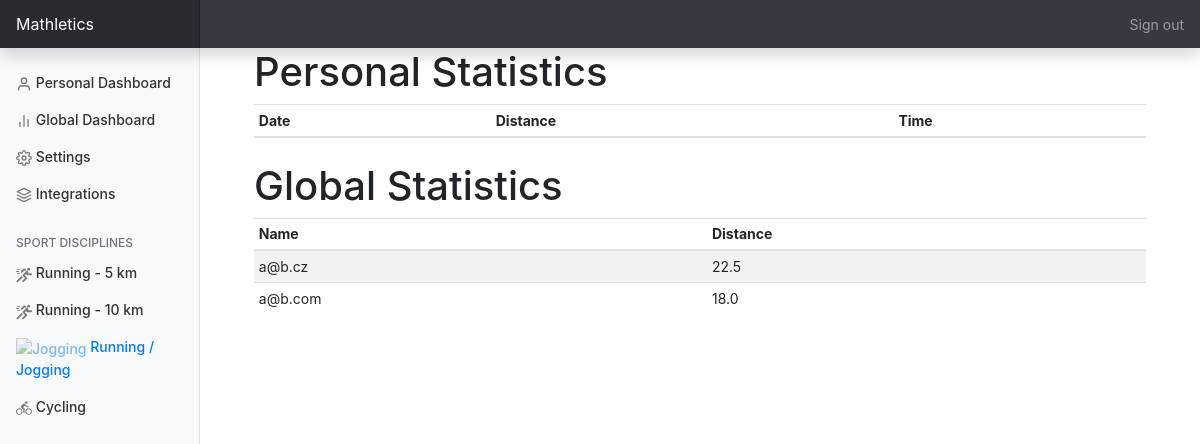
Before: /running_jogging (signed in) with the older database file.
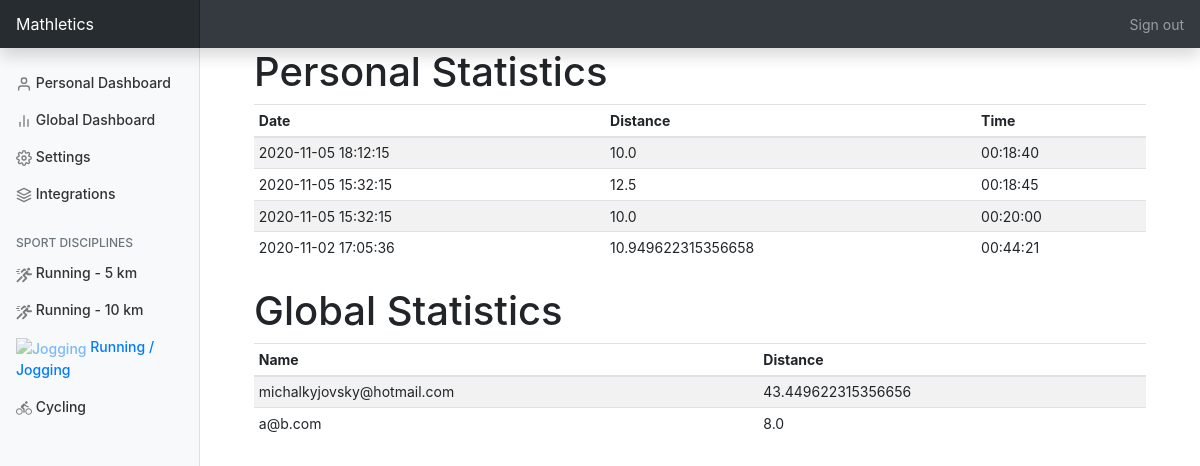
After: the same page with the newer database file.
### mast/models.py (models this page shows, shortened)
class User(db.Model, UserMixin):
    id = db.Column(db.Integer, primary_key=True, autoincrement=True)
    email = db.Column(db.String(120), unique=True, nullable=False)
    password = db.Column(db.String(60), nullable=False)
    first_name = db.Column(db.String(20), nullable=False, default='')
    last_name = db.Column(db.String(50), nullable=False, default='')
    display_name = db.Column(db.String(50))
    sex = db.Column(db.Enum(Sex))
    age = db.Column(db.Enum(Age))
    anonymous = db.Column(db.Boolean, nullable=False, default=False)
    type = db.Column(db.Enum(UserType))
    uk_id = db.Column(db.String(10))
    verified = db.Column(db.Boolean, nullable=False, default=False)
    shirt_size = db.Column(db.String(100))
    competing = db.Column(db.Boolean, nullable=False, default=True)
    activities = db.relationship('Activity', backref='user', lazy=True)

class Activity(db.Model):
    id = db.Column(db.Integer, primary_key=True, autoincrement=True)
    datetime = db.Column(db.DateTime, nullable=False)
    distance = db.Column(db.Float, nullable=False)
    duration = db.Column(db.Time, nullable=False)
    average_duration_per_km = db.Column(db.Time, nullable=False)
    type = db.Column(db.Enum(ActivityType), nullable=False)
    user_id = db.Column(db.Integer, db.ForeignKey('user.id'), nullable=False)

### mast/views.py (the view)
@app.route('/running_jogging')
@login_required
def running_jogging():
    session = mast.queries.Queries()
    jogging_global = session.get_top_users_total_distance_on_feet(10)
    jogging_personal = session.get_user_last_activities_on_feet(current_user.id, 10)
    jogging_personal = jogging_personal if jogging_personal else []
    jogging_global = jogging_global if jogging_global else []
    return render_template("running_jogging.html", title="Jogging", jogging_global=jogging_global,
                           jogging_personal=jogging_personal)

### mast/models.py (called while the page is built)
@login_manager.user_loader
def load_user(user_id):
    return db.session.query(User).get(user_id)

### mast/queries.py (called while the page is built)
    def _get_user_last_activities(self, user_id: int, activity_types: list,  number: int):
        return db.session.query(Activity).\
            filter(Activity.user_id == user_id,
                   func.date(Activity.datetime) >= self.SEASON.start_date,
                   func.date(Activity.datetime) <= self.SEASON.end_date,
                   Activity.type.in_(activity_types)).\
            order_by(Activity.datetime.desc()).\
            limit(number).\
            all()

    def get_user_last_activities_on_feet(self, user_id: int,  number: int):
        return self._get_user_last_activities(user_id, [ActivityType.Run, ActivityType.Walk], number)

    def get_top_users_total_distance_on_feet(self, number: int):
        return self._get_top_users_total_distance(number, [ActivityType.Run, ActivityType.Walk])

### mast/templates/running_jogging.html
{% extends "main_layout_template.html" %}
{% block content_page %}
   <div class="container mb-4">
        <div class="row-fluid">
            <div class="col-sm mb-4">
                <h1>Personal Statistics</h1>
                <table id="personalStats" class="display table table-striped table-sm">
                    <thead>
                    <tr>
                        <th>Date</th>
                        <th>Distance</th>
                        <th>Time</th>
                    </tr>
                    </thead>
                    <tbody>
                    {% for item in jogging_personal %}
                        <tr>
                            <td>{{ item['datetime'] }}</td>
                            <td>{{ item['distance'] }}</td>
                            <td>{{ item['duration'] }}</td>
                        </tr>
                    {% endfor %}
                    </tbody>
                </table>
            </div>
            <div class="col-sm">
                <h1>Global Statistics</h1>
                <table id="personalStats" class="display table table-striped table-sm">
                    <thead>
                    <tr>
                        <th>Name</th>
                        <th>Distance</th>
                    </tr>
                    </thead>
                    <tbody>
                    {% for item in jogging_global %}
                        <tr>
                            <td>{{ item[0]['email'] }}</td>
                            <td>{{ item[1] }}</td>
                        </tr>
                    {% endfor %}
                    </tbody>
                </table>
            </div>
        </div>
    </div>
{% endblock content_page %}

Changed rows visible on the page:
no longer on this page (row unchanged): User: email "a@b.cz", item "22.5"
now on this page (row edited): Activity: datetime "2020-11-05 18:12:15", distance "10.0", duration "00:18:40"
now on this page (row edited): Activity: datetime "2020-11-05 15:32:15", distance "12.5", duration "00:18:45"
now on this page (row edited): Activity: datetime "2020-11-05 15:32:15", distance "10.0", duration "00:20:00"
added Activity: datetime "2020-11-02 17:05:36", distance "10.949622315356658", duration "00:44:21"
now on this page (row edited): User: email "michalkyjovsky@hotmail.com", item "43.449622315356656"
computed for User "a@b.com": item "18.0" → "8.0"
